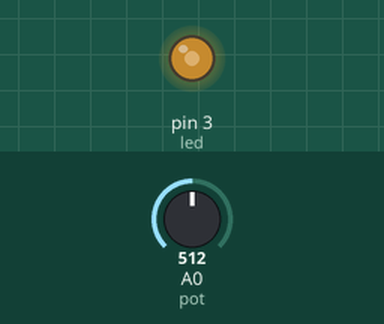
This sketch was run on a simulated Arduino Uno, built with avr-gcc and run on an emulated ATmega328P. On the bench: output pins drawn as LEDs (lit = HIGH). Inputs (shaded band) come from the test bench; at power-on: A0 (pot) = 512.

Above: at 1.2 s.
1.3 s: A0 (pot) set to 716
At 2.3 s:
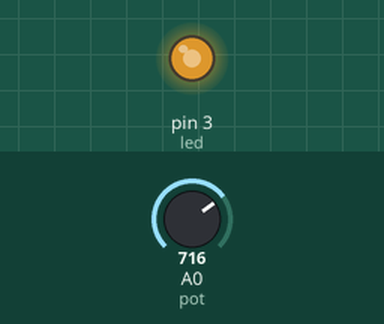
2.8 s: A0 (pot) set to 900
At 3.5 s:
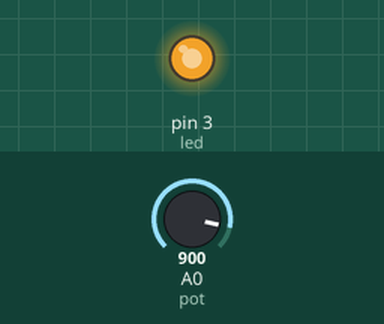
4.3 s: A0 (pot) set to 122
At 4.6 s:
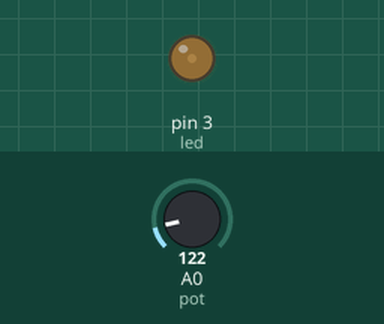
5.8 s: A0 (pot) set to 0
At 6.9 s:
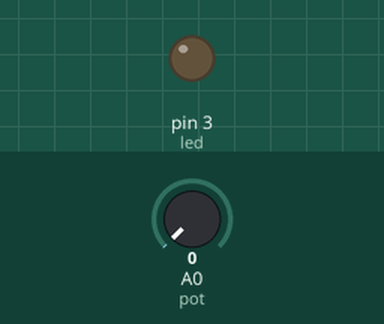
Timing chart, 0 to 8.3 s (numbered marks = the images above; inputs shaded):
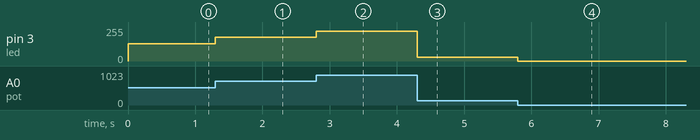

The sketch:

Potentiometer.ino
```cpp
#define led 3
#define pot A0

void setup() {
  // Don't have to write anything
}

void loop() {
  int value = analogRead(pot); // 0-1023

  value = value / 4; // 0-255 (you can also use value = map(value,0,1023,0,255))

  analogWrite(led,value);
}
```

Measured:
- after the input at 1.3 s, pin 3 (led): 128/255 → 179/255 at once
- after the input at 2.8 s, pin 3 (led): 179/255 → 225/255 at once
- after the input at 4.3 s, pin 3 (led): 225/255 → 30/255 at once
- after the input at 5.8 s, pin 3 (led): 30/255 → 0/255 at once
